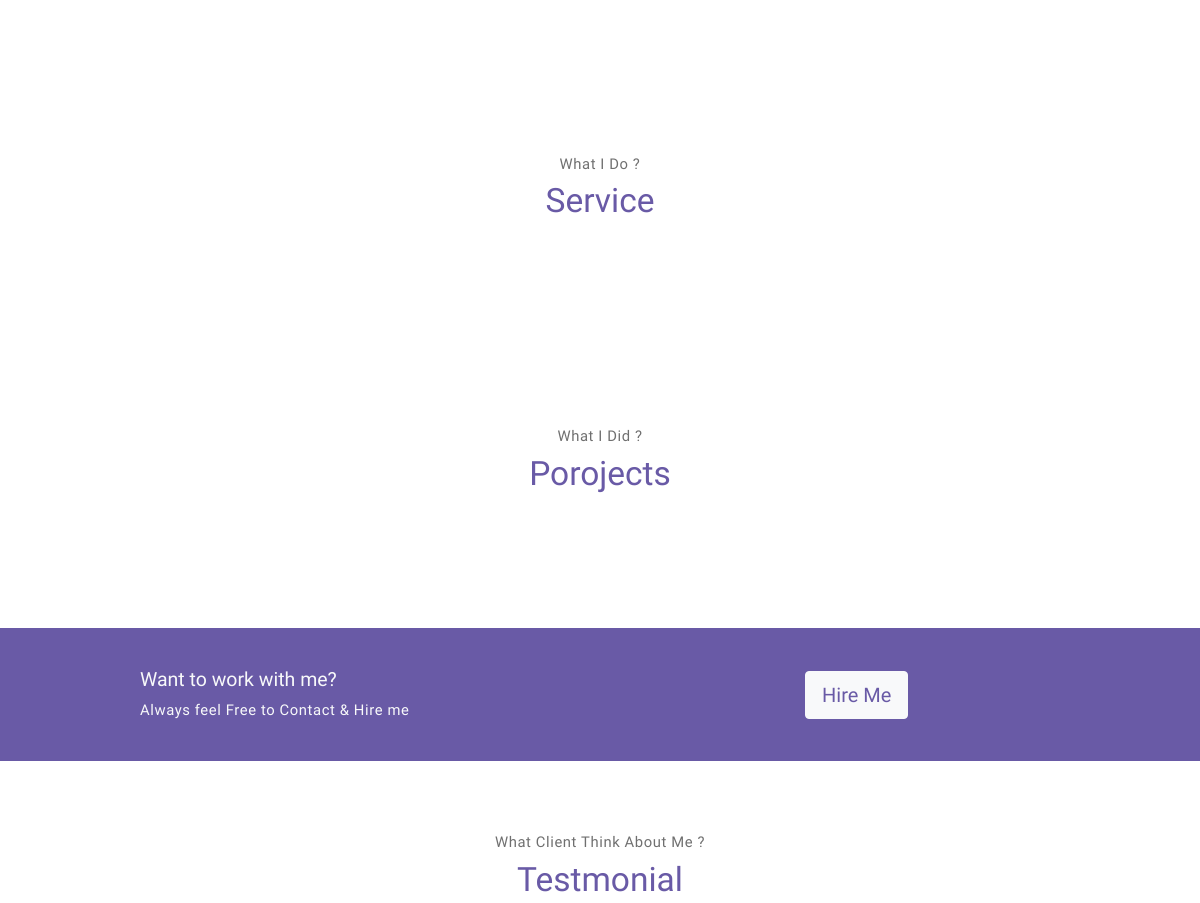
The app's page / (middle part), older data.
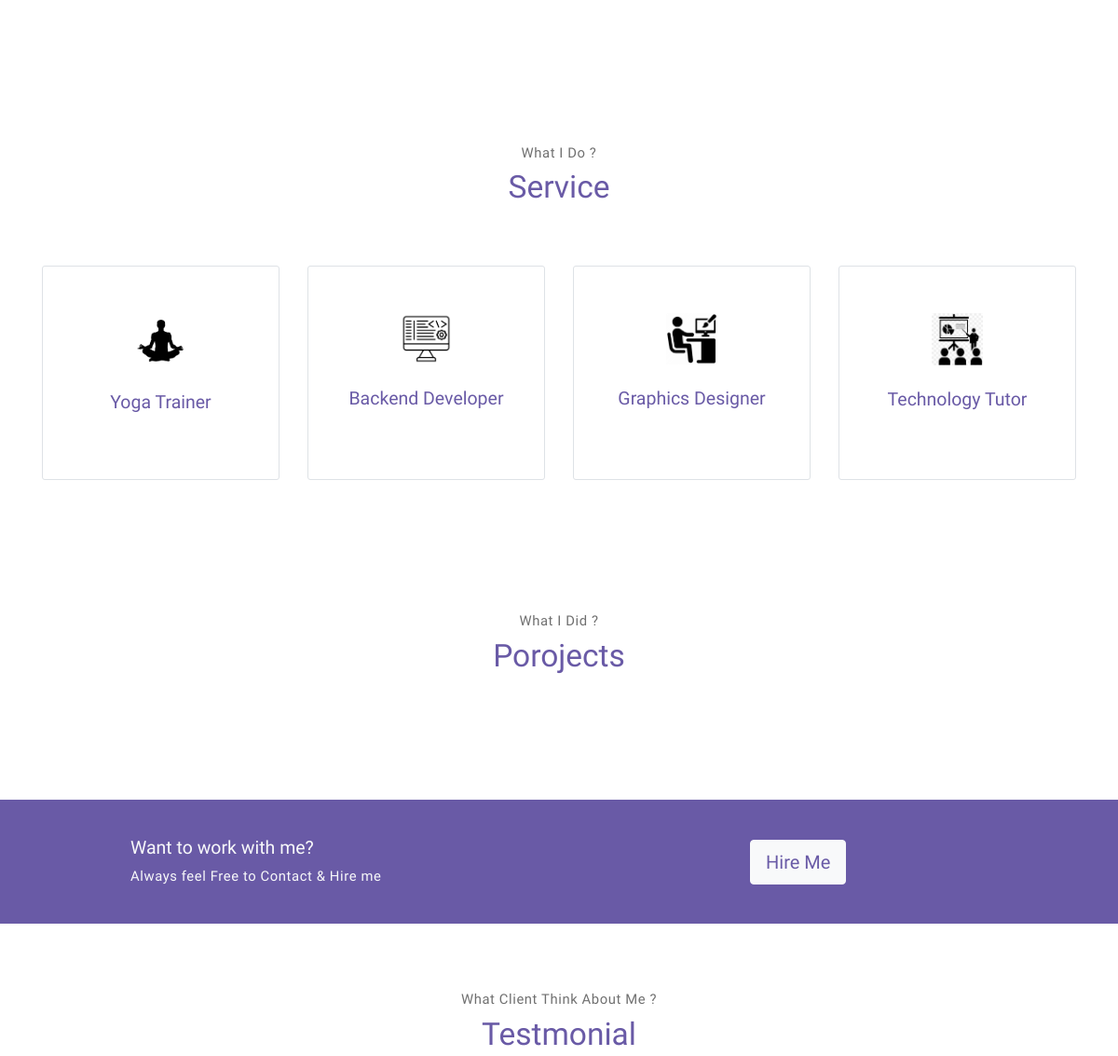
The same page, newer data.
### portfolio/models.py (models this page shows)
class ServiceInfo(models.Model):
       service_image = models.ImageField(upload_to='images/', null=True)
       service_title=models.CharField(max_length=250,default='title')
       service_sub_title=models.TextField(max_length=300,default='sub-title')

### portfolio/views.py (the view)
# urls.py: path('',views.dataHandler, name='contactsection'),
def dataHandler(request):
    if request.method == 'POST':
        name = request.POST['fullName']
        email = request.POST['emailid']
        msg = request.POST['message']
        MessageInfo.objects.create(name=name,email=email,msg=msg)
    services=ServiceInfo.objects.all()
    projects=ProjectInfo.objects.all()
    testimonials=TestimonialInfo.objects.all()
    blogs=BlogInfo.objects.all()
    context={
        'services': services,
        'projects': projects,
        'testimonials': testimonials,
        'blogs': blogs,
    }
    return render(request,'portfolio/index.html',context)

### portfolio/templates/portfolio/index.html (shortened to what this page needs)
{% load static %}
<!DOCTYPE html>
<html lang="en">
<head>
    <link rel="stylesheet" href="{% static 'vendors/themify-icons/css/themify-icons.css' %}">
    <link rel="stylesheet" href="{% static 'css/mystyle.css' %}">
</head>
<body data-spy="scroll" data-target=".navbar" data-offset="40" id="home">
    <section class="section pt-0" id="about">
        <div class="container text-center">
            <div class="about">
                <div class="about-img-holder">
                </div>
            </div>
        </div>
    </section>
    <section class="section" id="service">
        <div class="container text-center">
            <p class="section-subtitle">What I Do ?</p>
            <h6 class="section-title mb-6">Service</h6>
            <div class="row">
                {% for service in services %}
                <div class="col-md-6 col-lg-3">
                    <div class="service-card">
                        <div id="services" class="body">
                            <img src={{service.service_image.url}} alt="service1 image" class="icon">
                            <h6 class="title">{{service.service_title}}</h6>
                        </div>
                    </div>
                </div>
                {% endfor %}
            </div>
        </div>
    </section>
    <section class="section" id="portfolio">
        <div class="container text-center">
            <p class="section-subtitle">What I Did ?</p>
            <h6 class="section-title mb-6">Porojects</h6>
        </div>
    </section>
    <section class="section-sm bg-primary">
        <div class="container text-center text-sm-left">
            <div class="row align-items-center">
                <div class="col-sm offset-md-1 mb-4 mb-md-0">
                    <h6 class="title text-light">Want to work with me?</h6>
                    <p class="m-0 text-light">Always feel Free to Contact & Hire me</p>
                </div>
                <div class="col-sm offset-sm-2 offset-md-3">
                    <button class="btn btn-lg my-font btn-light rounded"> <a href="#contact">Hire Me</a></button>
                </div>
            </div>
        </div>
    </section>
    <section class="section" id="testmonial">
        <div class="container text-center">
            <p class="section-subtitle">What Client Think About Me ?</p>
            <h6 class="section-title mb-6">Testmonial</h6>
        </div>
    </section>
</body>
</html>

Row changes from the older to the newer data that the page shows:
added ServiceInfo: service_image (picture), service_title "Yoga Trainer"
added ServiceInfo: service_image (picture), service_title "Backend Developer"
added ServiceInfo: service_image (picture), service_title "Graphics Designer"
added ServiceInfo: service_image (picture), service_title "Technology Tutor"
